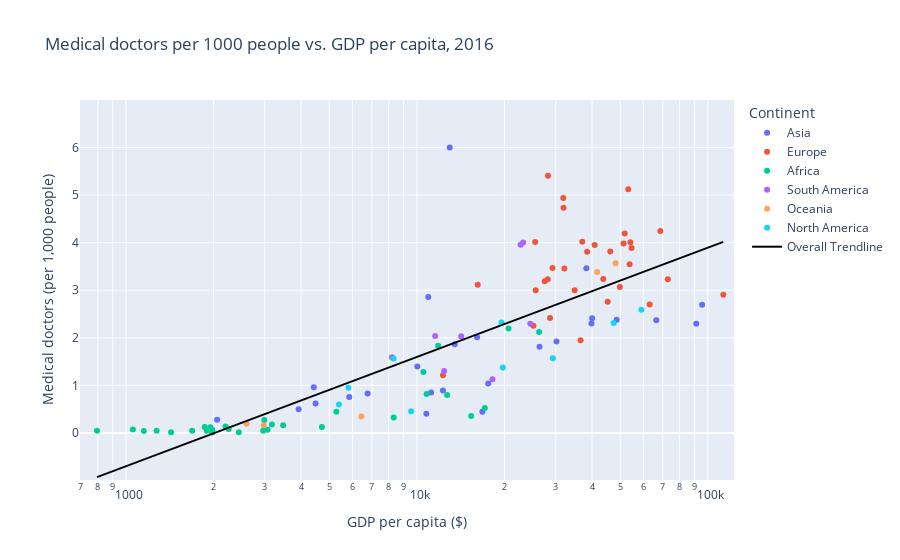

Write notebook code for a chart like this one.
### Markdown cell above
##### 4. Medical doctors per 1,000 people vs. GDP per capita

### Code cell
plotFigure(readCSV('medical-doctors-per-1000-people-vs-gdp-per-capita.csv',
           'GDP per capita, PPP (constant 2017 international $)',
          'Physicians (per 1,000 people)',
          'Medical doctors per 1000 people vs. GDP per capita'), 'GDP per capita ($)', 
           'Medical doctors (per 1,000 people)', 'Medical doctors per 1000 people vs. GDP per capita')

### Figure 1 — Plotly figure (JSON) as saved in the notebook; plotly's stock layout.template omitted (floating-point values rounded to 4 significant figures)
{"data": [{"customdata": [["Afghanistan"], ["Bangladesh"], ["Bhutan"], ["China"], ["Georgia"], ["India"], ["Iraq"], ["Israel"], ["Japan"], ["Jordan"], ["Lebanon"], ["Maldives"], ["Mongolia"], ["Myanmar"], ["Oman"], ["Pakistan"], ["Qatar"], ["Saudi Arabia"], ["Singapore"], ["South Korea"], ["Sri Lanka"], ["Thailand"], ["Turkey"], ["United Arab Emirates"], ["Vietnam"]], "hovertemplate": "Continent=Asia<br>GDP per capita ($)=%{x}<br>Medical doctors (per 1,000 people)=%{y}<br>Entity=%{customdata[0]}<extra></extra>", "legendgroup": "Asia", "marker": {"color": "#636efa", "symbol": "circle"}, "mode": "markers", "name": "Asia", "orientation": "v", "showlegend": true, "type": "scatter", "x": [2057.0, 3920.0, 10780.0, 13490.0, 12960.0, 5851.0, 11190.0, 38230.0, 40030.0, 10040.0, 16100.0, 17580.0, 10940.0, 4483.0, 30180.0, 4422.0, 95600.0, 48630.0, 91310.0, 39810.0, 12290.0, 16780.0, 26390.0, 66510.0, 6768.0], "xaxis": "x", "y": [0.2782, 0.4974, 0.4059, 1.865, 5.997, 0.759, 0.8536, 3.463, 2.412, 1.395, 2.011, 1.038, 2.859, 0.6195, 1.925, 0.962, 2.694, 2.378, 2.294, 2.304, 0.8925, 0.445, 1.814, 2.371, 0.8281], "yaxis": "y"}, {"customdata": [["Albania"], ["Austria"], ["Belgium"], ["Croatia"], ["Cyprus"], ["Czechia"], ["Denmark"], ["Estonia"], ["Finland"], ["France"], ["Germany"], ["Greece"], ["Hungary"], ["Iceland"], ["Ireland"], ["Italy"], ["Latvia"], ["Lithuania"], ["Luxembourg"], ["Netherlands"], ["Norway"], ["Poland"], ["Portugal"], ["Romania"], ["Russia"], ["Serbia"], ["Slovakia"], ["Slovenia"], ["Spain"], ["Sweden"], ["Switzerland"], ["United Kingdom"]], "hovertemplate": "Continent=Europe<br>GDP per capita ($)=%{x}<br>Medical doctors (per 1,000 people)=%{y}<br>Entity=%{customdata[0]}<extra></extra>", "legendgroup": "Europe", "marker": {"color": "#EF553B", "symbol": "circle"}, "mode": "markers", "name": "Europe", "orientation": "v", "showlegend": true, "type": "scatter", "x": [12290.0, 53270.0, 49830.0, 25600.0, 36520.0, 37010.0, 54190.0, 32130.0, 46210.0, 43710.0, 51800.0, 28230.0, 28170.0, 54670.0, 72860.0, 40840.0, 27500.0, 31930.0, 113000.0, 53850.0, 63100.0, 28680.0, 31850.0, 25150.0, 25490.0, 16180.0, 29250.0, 34860.0, 38480.0, 51330.0, 68660.0, 45270.0], "xaxis": "x", "y": [1.216, 5.123, 3.068, 3.0, 1.951, 4.019, 4.01, 3.455, 3.812, 3.238, 4.194, 5.404, 3.231, 3.889, 3.232, 3.95, 3.188, 4.735, 2.905, 3.547, 2.698, 2.415, 4.94, 2.256, 4.014, 3.113, 3.466, 3.001, 3.811, 3.984, 4.247, 2.756], "yaxis": "y"}, {"customdata": [["Algeria"], ["Benin"], ["Botswana"], ["Burkina Faso"], ["Burundi"], ["Chad"], ["Comoros"], ["Democratic Republic of Congo"], ["Egypt"], ["Eswatini"], ["Ethiopia"], ["Gabon"], ["Ghana"], ["Guinea"], ["Guinea-Bissau"], ["Malawi"], ["Mali"], ["Mauritius"], ["Mozambique"], ["Niger"], ["Nigeria"], ["Rwanda"], ["Senegal"], ["Seychelles"], ["South Africa"], ["Tanzania"], ["Togo"], ["Tunisia"], ["Zambia"], ["Zimbabwe"]], "hovertemplate": "Continent=Africa<br>GDP per capita ($)=%{x}<br>Medical doctors (per 1,000 people)=%{y}<br>Entity=%{customdata[0]}<extra></extra>", "legendgroup": "Africa", "marker": {"color": "#00cc96", "symbol": "circle"}, "mode": "markers", "name": "Africa", "orientation": "v", "showlegend": true, "type": "scatter", "x": [11830.0, 2961.0, 17120.0, 1981.0, 794.6, 1687.0, 2988.0, 1056.0, 10800.0, 8321.0, 1895.0, 15360.0, 4713.0, 2253.0, 1864.0, 1428.0, 2199.0, 20650.0, 1274.0, 1152.0, 5285.0, 1951.0, 3068.0, 26310.0, 12700.0, 2442.0, 1977.0, 10520.0, 3468.0, 3174.0], "xaxis": "x", "y": [1.833, 0.0481, 0.5269, 0.0645, 0.05, 0.0471, 0.2715, 0.074, 0.8214, 0.3285, 0.0464, 0.3561, 0.127, 0.0832, 0.1274, 0.0165, 0.1395, 2.194, 0.0497, 0.0433, 0.4494, 0.1226, 0.0711, 2.121, 0.7997, 0.014, 0.0128, 1.283, 0.1628, 0.1788], "yaxis": "y"}, {"customdata": [["Argentina"], ["Bolivia"], ["Chile"], ["Colombia"], ["Ecuador"], ["Peru"], ["Suriname"], ["Uruguay"]], "hovertemplate": "Continent=South America<br>GDP per capita ($)=%{x}<br>Medical doctors (per 1,000 people)=%{y}<br>Entity=%{customdata[0]}<extra></extra>", "legendgroup": "South America", "marker": {"color": "#ab63fa", "symbol": "circle"}, "mode": "markers", "name": "South America", "orientation": "v", "showlegend": true, "type": "scatter", "x": [23190.0, 8203.0, 24530.0, 14190.0, 11550.0, 12400.0, 18180.0, 22720.0], "xaxis": "x", "y": [4.001, 1.59, 2.294, 2.034, 2.037, 1.305, 1.131, 3.956], "yaxis": "y"}, {"customdata": [["Australia"], ["New Zealand"], ["Samoa"], ["Solomon Islands"], ["Vanuatu"]], "hovertemplate": "Continent=Oceania<br>GDP per capita ($)=%{x}<br>Medical doctors (per 1,000 people)=%{y}<br>Entity=%{customdata[0]}<extra></extra>", "legendgroup": "Oceania", "marker": {"color": "#FFA15A", "symbol": "circle"}, "mode": "markers", "name": "Oceania", "orientation": "v", "showlegend": true, "type": "scatter", "x": [48200.0, 41670.0, 6441.0, 2597.0, 2973.0], "xaxis": "x", "y": [3.567, 3.383, 0.3445, 0.1937, 0.1653], "yaxis": "y"}, {"customdata": [["Canada"], ["Costa Rica"], ["El Salvador"], ["Honduras"], ["Jamaica"], ["Mexico"], ["Nicaragua"], ["Panama"], ["United States"]], "hovertemplate": "Continent=North America<br>GDP per capita ($)=%{x}<br>Medical doctors (per 1,000 people)=%{y}<br>Entity=%{customdata[0]}<extra></extra>", "legendgroup": "North America", "marker": {"color": "#19d3f3", "symbol": "circle"}, "mode": "markers", "name": "North America", "orientation": "v", "showlegend": true, "type": "scatter", "x": [47460.0, 19740.0, 8309.0, 5396.0, 9553.0, 19540.0, 5812.0, 29330.0, 59110.0], "xaxis": "x", "y": [2.311, 1.376, 1.566, 0.5982, 0.4549, 2.324, 0.9537, 1.569, 2.588], "yaxis": "y"}, {"hovertemplate": "<b>OLS trendline</b><br>Physicians (per 1,000 people) = 2.29521 * log10(GDP per capita, PPP (constant 2017 international $)) + -7.58204<br>R<sup>2</sup>=0.630785<br><br>GDP per capita ($)=%{x}<br>Medical doctors (per 1,000 people)=%{y} <b>(trend)</b><extra></extra>", "legendgroup": "Overall Trendline", "line": {"color": "black"}, "mode": "lines", "name": "Overall Trendline", "showlegend": true, "type": "scatter", "x": [794.6, 1056.0, 1152.0, 1274.0, 1428.0, 1687.0, 1864.0, 1895.0, 1951.0, 1977.0, 1981.0, 2057.0, 2199.0, 2253.0, 2442.0, 2597.0, 2961.0, 2973.0, 2988.0, 3068.0, 3174.0, 3468.0, 3920.0, 4422.0, 4483.0, 4713.0, 5285.0, 5396.0, 5812.0, 5851.0, 6441.0, 6768.0, 8203.0, 8309.0, 8321.0, 9553.0, 10040.0, 10520.0, 10780.0, 10800.0, 10940.0, 11190.0, 11550.0, 11830.0, 12290.0, 12290.0, 12400.0, 12700.0, 12960.0, 13490.0, 14190.0, 15360.0, 16100.0, 16180.0, 16780.0, 17120.0, 17580.0, 18180.0, 19540.0, 19740.0, 20650.0, 22720.0, 23190.0, 24530.0, 25150.0, 25490.0, 25600.0, 26310.0, 26390.0, 27500.0, 28170.0, 28230.0, 28680.0, 29250.0, 29330.0, 30180.0, 31850.0, 31930.0, 32130.0, 34860.0, 36520.0, 37010.0, 38230.0, 38480.0, 39810.0, 40030.0, 40840.0, 41670.0, 43710.0, 45270.0, 46210.0, 47460.0, 48200.0, 48630.0, 49830.0, 51330.0, 51800.0, 53270.0, 53850.0, 54190.0, 54670.0, 59110.0, 63100.0, 66510.0, 68660.0, 72860.0, 91310.0, 95600.0, 113000.0], "xaxis": "x", "y": [-0.9256, -0.6425, -0.5557, -0.4552, -0.341, -0.1751, -0.07553, -0.05928, -0.03044, -0.0171, -0.01477, 0.02257, 0.08888, 0.1135, 0.1934, 0.2547, 0.3858, 0.3898, 0.3947, 0.4209, 0.4548, 0.5432, 0.6654, 0.7853, 0.7991, 0.8489, 0.9631, 0.9838, 1.058, 1.065, 1.16, 1.21, 1.401, 1.414, 1.416, 1.553, 1.602, 1.65, 1.673, 1.675, 1.688, 1.711, 1.743, 1.766, 1.804, 1.805, 1.814, 1.837, 1.858, 1.897, 1.948, 2.027, 2.074, 2.079, 2.115, 2.135, 2.161, 2.195, 2.267, 2.277, 2.321, 2.417, 2.437, 2.493, 2.518, 2.532, 2.536, 2.563, 2.566, 2.607, 2.631, 2.633, 2.649, 2.669, 2.671, 2.7, 2.753, 2.756, 2.762, 2.844, 2.89, 2.903, 2.936, 2.942, 2.976, 2.981, 3.001, 3.021, 3.069, 3.104, 3.124, 3.151, 3.166, 3.175, 3.2, 3.229, 3.238, 3.266, 3.277, 3.283, 3.292, 3.37, 3.435, 3.488, 3.519, 3.578, 3.803, 3.849, 4.016], "yaxis": "y"}], "layout": {"legend": {"title": {"text": "Continent"}, "tracegroupgap": 0}, "title": {"text": "Medical doctors per 1000 people vs. GDP per capita, 2016"}, "xaxis": {"anchor": "y", "domain": [0, 1], "range": [2.842, 5.09], "title": {"text": "GDP per capita ($)"}, "type": "log"}, "yaxis": {"anchor": "x", "domain": [0, 1], "range": [-0.9872, 6.997], "title": {"text": "Medical doctors (per 1,000 people)"}}}}
